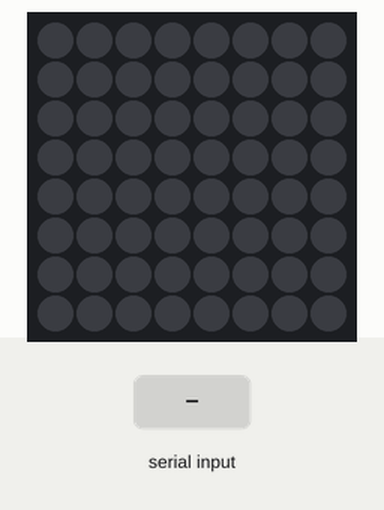
Recording of a sketch running on a simulated Arduino Uno, built with avr-gcc and run on an emulated ATmega328P. On the bench: 8×8 RGB LED matrix (first LED top left, wired row by row). The inputs (shaded band) are chosen by the test bench. Dim RGB values are drawn brighter than linear.

Above: at 1.2 s.
1.3 s: "R" received over Serial
At 1.8 s:
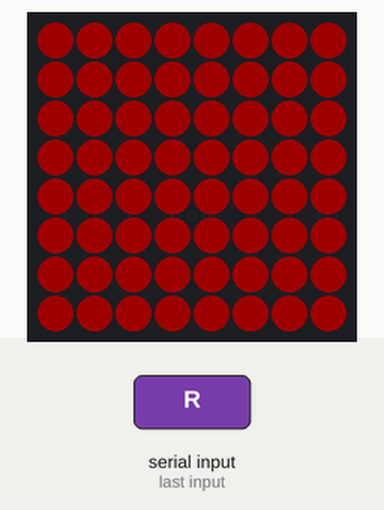
2.8 s: "G" received over Serial
At 4.0 s:
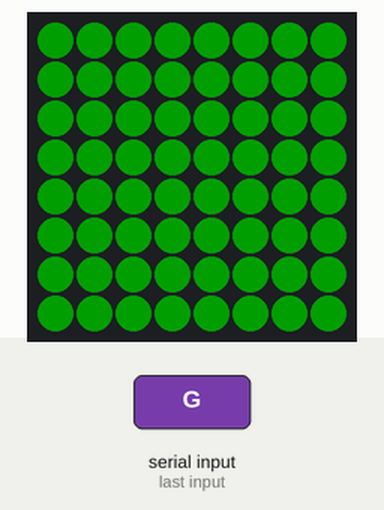
4.3 s: "B" received over Serial
At 5.3 s:
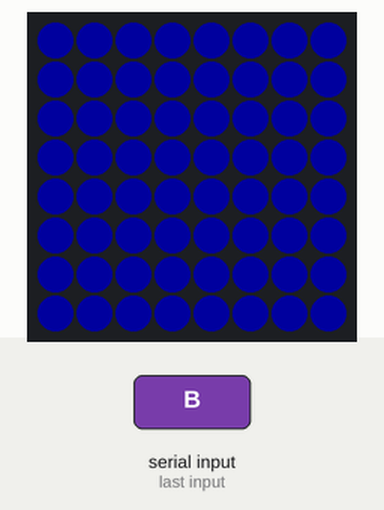
Timing chart, 0 to 7.3 s (numbered marks = the images above; inputs shaded):
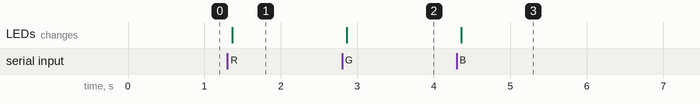

Measured:
- after the input at 1.3 s, the LEDs: change after 0.06 s (image 1)
- after the input at 2.8 s, the LEDs: change after 0.06 s (image 2)
- after the input at 4.3 s, the LEDs: change after 0.06 s (image 3)

The sketch:

LironSaediPracticeWithSerial.ino
```cpp
#include <Adafruit_NeoMatrix.h>
#include <gamma.h>
#include <Adafruit_GFX.h>
#include <Adafruit_SPITFT.h>
#include <Adafruit_SPITFT_Macros.h>
#include <gfxfont.h>

Adafruit_NeoMatrix matrix(8, 8, 2);

void setup()
{
  // put your setup code here, to run once:
  Serial.begin(9600);
  matrix.begin();
  matrix.setBrightness(30);
  matrix.clear();
}

void loop()
{
  // put your main code here, to run repeatedly:
  matrix.show();
  char letter;
  if (Serial.available())
  {
    letter = Serial.read();

  }

  if ( letter == 'R')
  {

    for (int i = 0; i < 8; i ++)
    {
      for (int j = 0; j < 8; j++)
      {
        matrix.drawPixel(i, j, matrix.Color(255, 0, 0));
      }
    }
  }

  if (letter ==  'G')
  {
    for (int i = 0; i < 8; i++)
    {
      for (int j = 0; j < 8; j++)
      {
        matrix.drawPixel(i, j, matrix.Color(0, 255, 0));

      }
    }
  }

  if (letter == 'B')
  {
    for (int i = 0; i < 8; i ++)
    {
      for (int j = 0; j < 8; j ++)
      {
        matrix.drawPixel(i, j, matrix.Color(0, 0, 255));
      }
    }
  }
}
```
